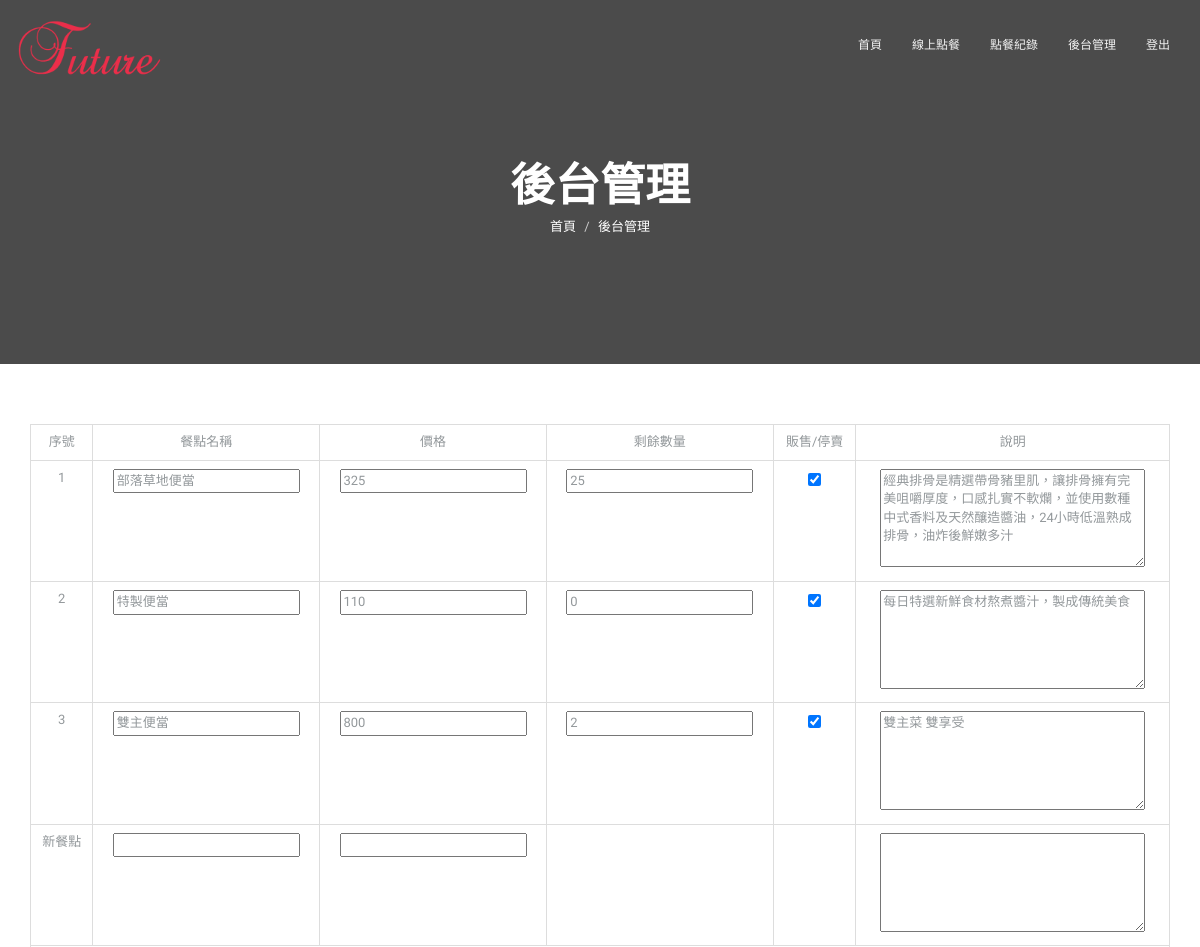
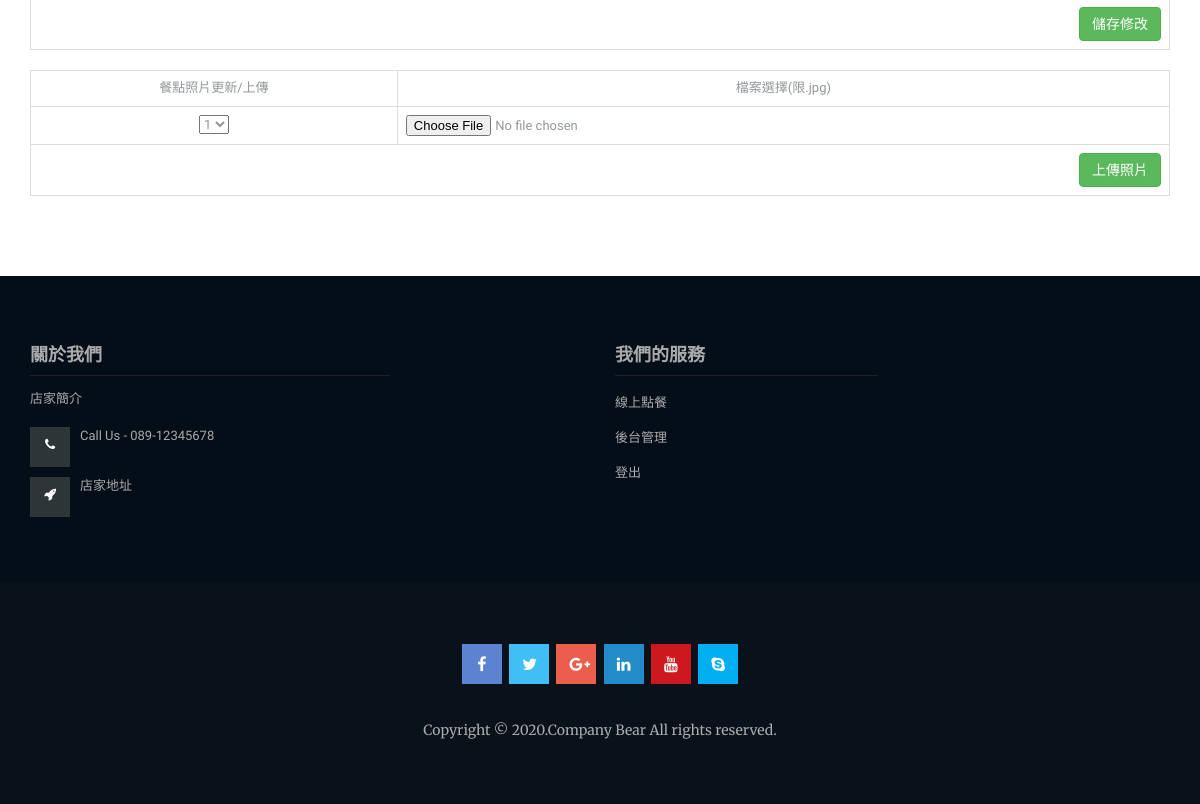
The app's page /manage.php (signed in) with its own data (2 pictures, top to bottom).
### tables this page shows
CREATE TABLE `foodtable` (
  `_ID` int(11) NOT NULL,
  `Name` text NOT NULL,
  `Price` int(80) NOT NULL,
  `Mount` int(11) NOT NULL,
  `Status` text NOT NULL,
  `Info` text NOT NULL,
  `Isdel` text NOT NULL
);

### manage.php (the view, shortened to what this page needs)
<!DOCTYPE html>
<html lang="zh-TW">
	<head>
		<link rel="stylesheet" href="assets/bootstrap/css/bootstrap.min.css">
		<link rel="stylesheet" href="assets/fonts/font-awesome.min.css">
		<link rel="stylesheet" href="assets/css/flexslider.css">
		<link rel="stylesheet" href="assets/venobox/css/venobox.css" />
		<link rel="stylesheet" href="assets/owlcarousel/css/owl.carousel.css">
		<link rel="stylesheet" href="assets/owlcarousel/css/owl.theme.css">
		<link rel="stylesheet" href="assets/css/animate.css">
		<link rel="stylesheet" href="assets/css/style.css">
		<link rel="stylesheet" href="assets/css/switcher/switcher.css">
		<link rel="stylesheet" href="assets/css/switcher/style1.css" id="colors">
	</head>
    <body>
		<div class="navbar navbar-default navbar-fixed-top menu-top menu_dropdown">
            <div class="container">
                <div class="navbar-header">
					<a href="index.php" class="navbar-brand"><img src="assets/img/logo.png" alt="logo"></a>
                </div>
                <div class="navbar-collapse collapse">
                    <nav>
						 <ul class="nav navbar-nav navbar-right">
							<li><a href="index.php">首頁</a></li>
							<li><a href="order.php">線上點餐</a></li>
							<?php
								if(isset($_COOKIE['BearEat-Account'])){
									echo "<li><a href=\"OrderList.php\">點餐紀錄</a></li>";
									echo "<li><a href=\"manage.php\">後台管理</a></li>";
									echo "<li><a href=\"logout.php\">登出</a></li>";
								}
								else
								echo "<li><a href=\"login.php\">登入</a></li>";
							?>
						</ul>
					</nav>
                </div>
            </div>
        </div>
		<section class="section-top" style="background-image: url(assets/img/bg/section-bg.jpg);  background-size:cover; background-position: center center;background-attachment:fixed;">
			<div class="overlay">
				<div class="container">
					<div class="col-md-10 col-md-offset-1 col-xs-12 text-center">
						<div class="section-top-title wow fadeInRight" data-wow-duration="1s" data-wow-delay="0.3s" data-wow-offset="0">
							<h1>後台管理</h1>
							<ol class="breadcrumb">
							  <li><a href="index.php">首頁</a></li>
							  <li class="active">後台管理</li>
							</ol>
						</div>
					</div>
				</div>
			</div>
		</section>
		<section class="contact_area section-padding">
			<div class="container">
				<div class="">
					<div class="" data-wow-duration="1s" data-wow-delay="0.6s" data-wow-offset="0">
						<div class="contact">
							<?php
								require("conn_mysql.php");
								$sql_Food="SELECT * FROM `foodtable`";
								$res_Food=mysqli_query($db_link,$sql_Food)or die("sql_Lang查詢失敗");
							?>
							<form action="FoodChange.php" method="post" id="FoodForm">
								<table class="table table-Info table-hover table-bordered" style="text-align:center;">
									<tr>
										<td>序號</td>
										<td>餐點名稱</td>
										<td>價格</td>
										<td>剩餘數量</td>
										<td>販售/停賣</td>
										<td>說明</td>
									</tr>
									<?php
										while($row_Food=mysqli_fetch_array($res_Food)){
											echo "<tr>";
												echo "<td>".$row_Food['_ID']."</td>";
												echo "<td><input type='text' value='".$row_Food['Name']."' name='Name".$row_Food['_ID']."'></input></td>";
												echo "<td><input type='number' value='".$row_Food['Price']."' name='Price".$row_Food['_ID']."'></input></td>";
												echo "<td><input type='number' value='".$row_Food['Mount']."' name='Mount".$row_Food['_ID']."'></input></td>";
												if($row_Food['Status']==True)
													echo "<td><input class='form-check-input' type='checkbox' role='switch' checked name='Status".$row_Food['_ID']."'></input></td>";
												else
													echo "<td><input class='form-check-input' type='checkbox' role='switch' name='Status".$row_Food['_ID']."'></input></td>";
												echo "<td><textarea name='Info".$row_Food['_ID']."'  rows='5' cols='33'>".$row_Food['Info']."</textarea></td>";
											echo "</tr>";
										}
										echo "<tr>";
											echo "<td>新餐點</td>";
											echo "<td><input type='text' name='Name_New'></input></td>";
											echo "<td><input type='number' name='Price_New'></input></td>";
											echo "<td></td>";
											echo "<td></td>";
											echo "<td><textarea name='Info_New' rows='5' cols='33'></textarea></td>";
										echo "</tr>";
										echo "<tr>";
											echo "<td align='right' colspan='8'><button float='right' type='submit' form='FoodForm' class='btn btn-success' name='SaveLngChange'>儲存修改</button></td>";
										echo "</tr>";
										?>
								</table>
							</form>
							<form action="FoodPhotoAdd.php" method="post" id="FoodPhotoAdd" enctype="multipart/form-data">
								<table class="table table-Info table-hover table-bordered" style="text-align:center;">
									<tr>
										<td>餐點照片更新/上傳</td>
										<td>檔案選擇(限.jpg)</td>
									</tr>
									<?php
										$sql_Food="SELECT * FROM `foodtable`";
										$res_Food=mysqli_query($db_link,$sql_Food)or die("sql_Lang查詢失敗");
										echo "<tr>";
											echo "<td><select name='filename'>";
											while($row_Food=mysqli_fetch_array($res_Food)){
												echo " <option>".$row_Food['_ID']."</option>";
											}
											echo "</select></td>";
											echo "<td><input type='file' name='myfile' accept='.jpg'></input></td>";
										echo "<tr>";
											echo "<td align='right' colspan='8'><button float='right' type='submit' form='FoodPhotoAdd' class='btn btn-success' name='FoodPhotoAdd'>上傳照片</button></td>";
										echo "</tr>";
										?>
								</table>
							</form>
						</div>
					</div>
				</div>
			</div>
		</section>
		<section class="footer-top">
			<div class="footer_overlay section-padding">
				<div class="container">
					<div class="row">
						<div class="col-md-4 col-sm-6  wow fadeInLeft" data-wow-duration="1s" data-wow-delay="0.2s" data-wow-offset="0">
							<div class="single_footer">
								<h1>關於我們</h1>
								<p>店家簡介</p>
								<div class="footer_contact">
									<ul>
										<li><i class="fa fa-phone"></i> Call Us -  089-12345678</li>
										<li><i class="fa fa-rocket"></i> 店家地址</li>
									</ul>
								</div>
							</div>
						</div>
						<div class="col-md-2 col-sm-6  wow fadeInLeft" data-wow-duration="1s" data-wow-delay="0.3s" data-wow-offset="0">
						</div>
						<div class="col-md-3 col-sm-6  wow fadeInLeft" data-wow-duration="1s" data-wow-delay="0.4s" data-wow-offset="0">
							<div class="single_footer">
								<h1>我們的服務</h1>
								<ul>
									<li><a href="order.php">線上點餐</a></li>
									<?php
										if(isset($_COOKIE['BearEat-Account'])){
											echo "<li><a href=\"manage.php\">後台管理</a></li>";
											echo "<li><a href=\"logout.php\">登出</a></li>";
										}
										else
										echo "<li><a href=\"login.php\">登入</a></li>";
									?>
								</ul>
							</div>
						</div>
					</div>
				</div>
			</div>
		</section>
		<footer class="footer section-padding">
			<div class="container">
				<div class="row">
					<div class="col-sm-12 text-center  wow zoomIn">
						<div class="footer_social">
							<ul>
								<li><a class="f_facebook  wow bounceInDown" href="#"><i class="fa fa-facebook"></i></a></li>
								<li><a class="f_twitter wow bounceInDown" data-wow-delay=".1s" href="#"><i class="fa fa-twitter"></i></a></li>
								<li><a class="f_google wow bounceInDown" data-wow-delay=".2s" href="#"><i class="fa fa-google-plus"></i></a></li>
								<li><a class="f_linkedin wow bounceInDown" data-wow-delay=".3s" href="#"><i class="fa fa-linkedin"></i></a></li>
								<li><a class="f_youtube wow bounceInDown" data-wow-delay=".4s" href="#"><i class="fa fa-youtube"></i></a></li>
								<li><a class="f_skype wow bounceInDown" data-wow-delay=".5s" href="#"><i class="fa fa-skype"></i></a></li>
							</ul>
						</div>
						<p class="footer_copyright">Copyright &copy; 2020.Company Bear All rights reserved.</p>
					</div>
				</div>
			</div>
		</footer>
    </body>
</html>

### assets/css/style.css (style rules this page uses)
body { font-family: 'Cousine',sans-serif; font-size: 13px; color: #93989B; overflow-x: hidden; margin: auto; background: #fff; }
html, body { height: 100% }
h1, h2, h3, h4, h5, h6 { font-family: "Montserrat",sans-serif; font-weight: 700; }
a { font-family: "Merriweather",sans-serif; text-decoration: none; -webkit-transition: all 0.5s; transition: all 0.5s; }
ul, li { margin: 0; padding: 0; }
p { line-height: 2 }
.section-padding { padding: 60px 0 }
.overlay { background: rgba(0,0,0,0.6) none repeat scroll 0 0; padding: 60px 0; }
.navbar-default { background: none; border: medium none; border-radius: 0; margin-bottom: 0; padding: 20px 0; -webkit-transition: all 0.2s ease-in-out 0s; transition: all 0.2s ease-in-out 0s; width: 100%; }
.navbar-brand { padding: 0px }
.navbar-brand img { width: 150px }
.menu-top li a { color: #f3f3f3 !important; font-family: "Montserrat",sans-serif; font-size: 12px; font-weight: 400; text-transform: uppercase; }
.menu_dropdown ul { list-style-type: none }
.footer-top { background: #040e18 }
.single_footer h1 { border-bottom: 1px solid #222; color: #aaa; font-size:18px; padding: 10px 0; text-transform: uppercase; margin: 0; margin-bottom: 10px; }
.footer_contact ul li { color: #aaa; padding: 5px 0; overflow: hidden; }
.single_footer p { color: #aaa }
.single_footer i { background: #2e3537 none repeat scroll 0 0; border: 1px solid #2e3537; color: #fff; height: 40px; margin-right: 10px; padding: 10px; text-align: center; width: 40px; float: left; }
.single_footer a { color: #aaa }
.single_footer ul { margin: 0; padding: 0; list-style: none; }
.single_footer ul li a { color: #aaa; display: block; text-transform: capitalize; font-size: 13px; padding: 8px 0; -webkit-transition: 0.4s; transition: 0.4s; }
.footer { background-color: #09121b }
.footer_social ul { list-style: outside none none; margin: 0; padding: 0; }
.footer_social ul li { margin: 2px; display: inline-block; }
.footer_social ul li a { box-shadow: 0 0 0 7px transparent; color: #fff; display: block; font-size: 16px; height: 40px; line-height: 21px; padding: 9px 12px; -webkit-transition: all 0.4s ease 0s; transition: all 0.4s ease 0s; width: 40px; }
.f_facebook { background: #5D82D1; box-shadow: 0 0 0 0px #5D82D1; border: 1px solid #5D82D1; }
.f_twitter { background: #40BFF5; box-shadow: 0 0 0 0px #40BFF5; border: 1px solid #40BFF5; }
.f_google { background: #EB5E4C; box-shadow: 0 0 0 0px #EB5E4C; border: 1px solid #EB5E4C; }
.f_linkedin { background: #238CC8; box-shadow: 0 0 0 0px #238CC8; border: 1px solid #238CC8; }
.f_youtube { background: #CC181E; box-shadow: 0 0 0 0px #CC181E; border: 1px solid #CC181E; }
.f_skype { background: #00AFF0; box-shadow: 0 0 0 0px #00AFF0; border: 1px solid #00AFF0; }
.footer_copyright { color: #aaa; margin: 0; padding-top: 30px; font-family: "Merriweather",sans-serif; font-size: 14px; }
.section-top-title h1 { color: #fff; font-size: 45px; margin: 0; text-transform: uppercase; }
.section-top-title { padding-bottom: 60px; padding-top: 100px; }
.section-top-title, .breadcrumb { background: rgba(0, 0, 0, 0) none repeat scroll 0 0; margin-bottom: 0; }
.section-top-title ol li { color: #fff!important }
.section-top-title ol li a { color: #fff!important }

### records on screen
foodtable: _ID "1", Name "部落草地便當", Price "325", Mount "25", _ID+Info "經典排骨是精選帶骨豬里肌，讓排骨擁有完美咀嚼厚度，口感扎實不軟爛，並使用數種中式香料及天然釀造醬油，24小時低溫熟成排骨，油炸後鮮嫩多汁"
foodtable: _ID "2", Name "特製便當", Price "110", Mount "0", _ID+Info "每日特選新鮮食材熬煮醬汁，製成傳統美食"
foodtable: _ID "3", Name "雙主便當", Price "800", Mount "2", _ID+Info "雙主菜 雙享受"

### other values on screen
form field filename "1"
